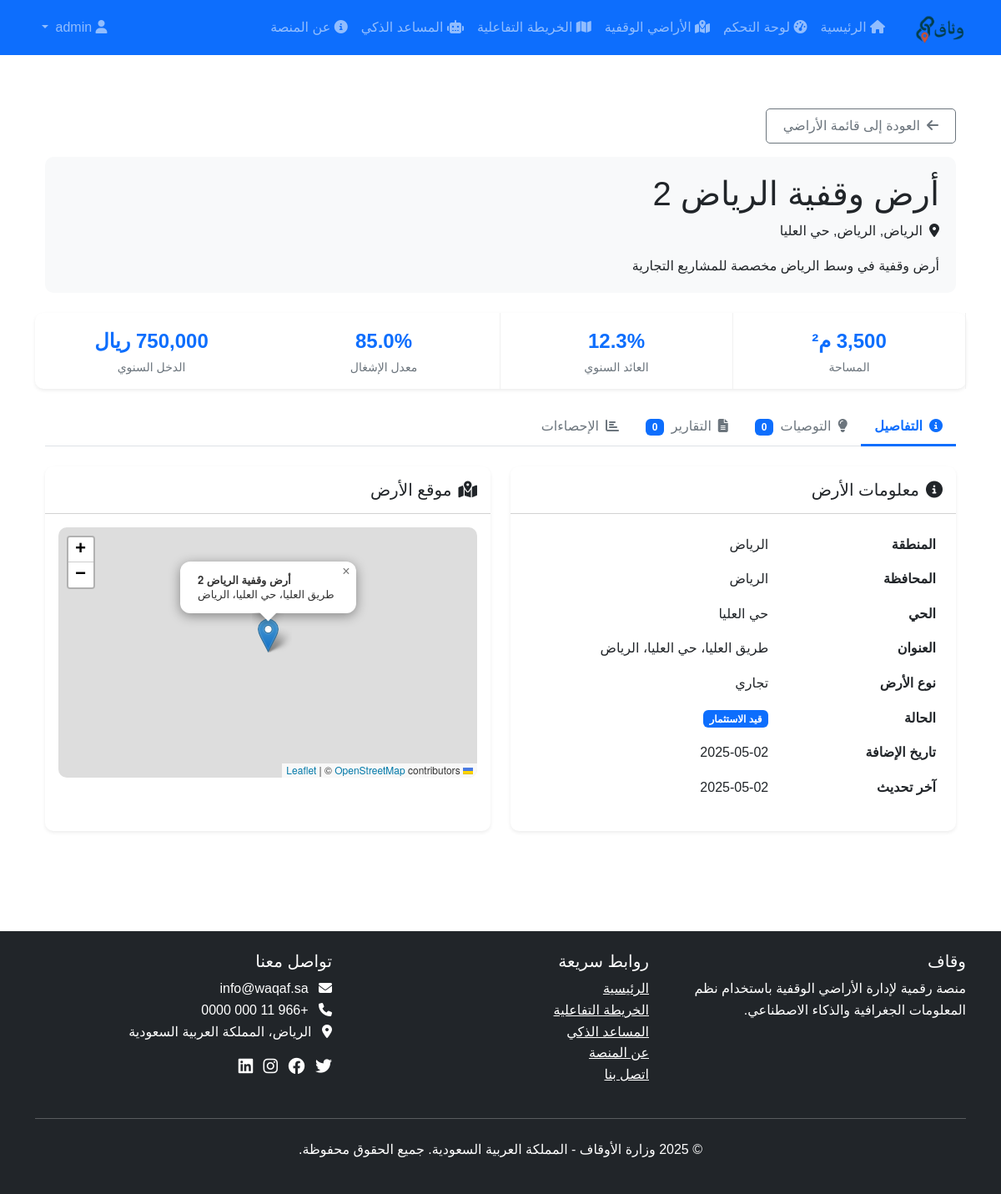
The app's page /lands/2 (signed in) with its own data.
### app/models/land.py (models this page shows, shortened)
class Land(db.Model):
    __tablename__ = 'lands'
    id = db.Column(db.Integer, primary_key=True)
    uuid = db.Column(db.String(36), unique=True, default=lambda: str(uuid.uuid4()))
    name = db.Column(db.String(100), nullable=False)
    description = db.Column(db.Text)
    region = db.Column(db.String(50), index=True)  # Northern, Southern, Eastern, Western, Central
    city = db.Column(db.String(50))
    district = db.Column(db.String(100))
    address = db.Column(db.String(200))
    latitude = db.Column(db.Float, nullable=False)
    longitude = db.Column(db.Float, nullable=False)
    area = db.Column(db.Float)  # in square meters
    land_type = db.Column(db.String(50))  # residential, commercial, agricultural, etc.
    status = db.Column(db.String(50))  # available, under development, invested, etc.
    annual_return = db.Column(db.Float)  # annual return percentage
    occupancy_rate = db.Column(db.Float)  # occupancy rate percentage
    water_usage = db.Column(db.Float)  # water usage in cubic meters
    yearly_income = db.Column(db.Float)  # yearly income in SAR
    geom = db.Column(db.Text)  # GeoJSON representation of the land geometry
    created_at = db.Column(db.DateTime, default=datetime.utcnow)
    updated_at = db.Column(db.DateTime, default=datetime.utcnow, onupdate=datetime.utcnow)
    reports = db.relationship('Report', backref='land', lazy='dynamic')
    recommendations = db.relationship('Recommendation', backref='land', lazy='dynamic')
    statistics = db.relationship('Statistic', backref='land', lazy='dynamic')

### app/lands/views.py (the view)
@lands.route('/<int:land_id>')
@login_required
def view(land_id):
    lands_count = Land.query.count()
    if lands_count == 0:
        ensure_demo_data()
        if not Land.query.get(land_id):
            return redirect(url_for('lands.index'))
    land = Land.query.get_or_404(land_id)
    recommendations = Recommendation.query.filter_by(land_id=land.id).all()
    reports = Report.query.filter_by(land_id=land.id).all()
    statistics = {}
    stats = Statistic.query.filter_by(land_id=land.id).all()
    for stat in stats:
        if stat.category not in statistics:
            statistics[stat.category] = []
        statistics[stat.category].append(stat)
    return render_template('lands/view.html', land=land, recommendations=recommendations, reports=reports, statistics=statistics)

### app/models/user.py (called while the page is built)
@login_manager.user_loader
def load_user(user_id):
    return User.query.get(int(user_id))

    def is_admin(self):
        return self.role == 'admin'

### app/templates/lands/view.html (shortened to what this page needs)
{% extends 'base.html' %}
{% block content %}
<div class="container py-4">
    <div class="mb-3">
        <a href="{{ url_for('lands.index') }}" class="btn btn-outline-secondary">
            <i class="fas fa-arrow-left me-2"></i>العودة إلى قائمة الأراضي
        </a>
    </div>
    <div class="land-header mb-4">
        <div class="row align-items-center">
            <div class="col-md-8">
                <h1 class="mb-2">{{ land.name }}</h1>
                <p class="mb-3">
                    <i class="fas fa-map-marker-alt me-2"></i>{{ land.region }}, {{ land.city }}, {{ land.district }}
                </p>
                <p class="mb-0">{{ land.description }}</p>
            </div>
        </div>
    </div>
    <div class="row land-stats mb-4">
        <div class="col-md-3 land-stat">
            <div class="land-stat-value">{{ '{:,.0f}'.format(land.area) }} م²</div>
            <div class="land-stat-label">المساحة</div>
        </div>
        <div class="col-md-3 land-stat">
            <div class="land-stat-value">{{ land.annual_return }}%</div>
            <div class="land-stat-label">العائد السنوي</div>
        </div>
        <div class="col-md-3 land-stat">
            <div class="land-stat-value">{{ land.occupancy_rate }}%</div>
            <div class="land-stat-label">معدل الإشغال</div>
        </div>
        <div class="col-md-3 land-stat">
            <div class="land-stat-value">{{ '{:,.0f}'.format(land.yearly_income) }} ريال</div>
            <div class="land-stat-label">الدخل السنوي</div>
        </div>
    </div>
    <ul class="nav nav-tabs mb-4" id="landTabs" role="tablist">
        <li class="nav-item" role="presentation">
            <button class="nav-link active" id="details-tab" data-bs-toggle="tab" data-bs-target="#details" type="button" role="tab" aria-controls="details" aria-selected="true">
                <i class="fas fa-info-circle me-2"></i>التفاصيل
            </button>
        </li>
        <li class="nav-item" role="presentation">
            <button class="nav-link" id="recommendations-tab" data-bs-toggle="tab" data-bs-target="#recommendations" type="button" role="tab" aria-controls="recommendations" aria-selected="false">
                <i class="fas fa-lightbulb me-2"></i>التوصيات
                <span class="badge bg-primary ms-1">{{ recommendations|length }}</span>
            </button>
        </li>
        <li class="nav-item" role="presentation">
            <button class="nav-link" id="reports-tab" data-bs-toggle="tab" data-bs-target="#reports" type="button" role="tab" aria-controls="reports" aria-selected="false">
                <i class="fas fa-file-alt me-2"></i>التقارير
                <span class="badge bg-primary ms-1">{{ reports|length }}</span>
            </button>
        </li>
        <li class="nav-item" role="presentation">
            <button class="nav-link" id="statistics-tab" data-bs-toggle="tab" data-bs-target="#statistics" type="button" role="tab" aria-controls="statistics" aria-selected="false">
                <i class="fas fa-chart-bar me-2"></i>الإحصاءات
            </button>
        </li>
    </ul>
    <div class="tab-content" id="landTabsContent">
        <div class="tab-pane fade show active" id="details" role="tabpanel" aria-labelledby="details-tab">
            <div class="row">
                <div class="col-md-6 mb-4">
                    <div class="card border-0 shadow-sm h-100">
                        <div class="card-header bg-white py-3">
                            <h5 class="card-title mb-0">
                                <i class="fas fa-info-circle me-2"></i>معلومات الأرض
                            </h5>
                        </div>
                        <div class="card-body">
                            <table class="table table-borderless">
                                <tbody>
                                    <tr>
                                        <th width="40%">المنطقة</th>
                                        <td>{{ land.region }}</td>
                                    </tr>
                                    <tr>
                                        <th>المحافظة</th>
                                        <td>{{ land.city }}</td>
                                    </tr>
                                    <tr>
                                        <th>الحي</th>
                                        <td>{{ land.district }}</td>
                                    </tr>
                                    <tr>
                                        <th>العنوان</th>
                                        <td>{{ land.address }}</td>
                                    </tr>
                                    <tr>
                                        <th>نوع الأرض</th>
                                        <td>{{ land.land_type }}</td>
                                    </tr>
                                    <tr>
                                        <th>الحالة</th>
                                        <td>
                                            {% if land.status == 'available' %}
                                                <span class="badge bg-success">متاحة للاستثمار</span>
                                            {% elif land.status == 'invested' %}
                                                <span class="badge bg-primary">قيد الاستثمار</span>
                                            {% elif land.status == 'under_development' %}
                                                <span class="badge bg-warning text-dark">قيد التطوير</span>
                                            {% else %}
                                                <span class="badge bg-secondary">{{ land.status }}</span>
                                            {% endif %}
                                        </td>
                                    </tr>
                                    <tr>
                                        <th>تاريخ الإضافة</th>
                                        <td>{{ land.created_at.strftime('%Y-%m-%d') }}</td>
                                    </tr>
                                    <tr>
                                        <th>آخر تحديث</th>
                                        <td>{{ land.updated_at.strftime('%Y-%m-%d') }}</td>
                                    </tr>
                                </tbody>
                            </table>
                        </div>
                    </div>
                </div>
                <div class="col-md-6 mb-4">
                    <div class="card border-0 shadow-sm h-100">
                        <div class="card-header bg-white py-3">
                            <h5 class="card-title mb-0">
                                <i class="fas fa-map-marked-alt me-2"></i>موقع الأرض
                            </h5>
                        </div>
                        <div class="card-body">
                            <div id="land-map" class="land-map"></div>
                        </div>
                    </div>
                </div>
            </div>
        </div>
    </div>
</div>
{% endblock %}

### app/static/css/style.css (style rules this page uses)
body { font-family: 'Tajawal', Arial, sans-serif; line-height: 1.6; }
:root { --primary-color: #0d6efd; --secondary-color: #6c757d; --success-color: #198754; --info-color: #0dcaf0; --warning-color: #ffc107; --danger-color: #dc3545; --light-color: #f8f9fa; --dark-color: #212529; }
.card { border-radius: 10px; overflow: hidden; transition: all 0.3s ease; }
.btn { border-radius: 5px; padding: 8px 20px; transition: all 0.3s ease; }

### app/templates/lands/view.html (style rules this page uses)
.land-header { background-color: #f8f9fa; border-radius: 10px; padding: 20px; }
.land-stats { background-color: #fff; border-radius: 10px; box-shadow: 0 0.125rem 0.25rem rgba(0, 0, 0, 0.075); }
.land-stat { padding: 15px; text-align: center; border-right: 1px solid #f0f0f0; }
.land-stat:last-child { border-right: none; }
.land-stat-value { font-size: 1.5rem; font-weight: bold; color: #0d6efd; }
.land-stat-label { font-size: 0.875rem; color: #6c757d; }
.land-map { height: 300px; border-radius: 10px; }
.nav-tabs .nav-link { border: none; border-bottom: 3px solid transparent; color: #6c757d; }
.nav-tabs .nav-link.active { border-bottom: 3px solid #0d6efd; color: #0d6efd; background-color: transparent; font-weight: bold; }

### records on screen
Land: name "أرض وقفية الرياض 2", region "الرياض", city "الرياض", district "حي العليا", description "أرض وقفية في وسط الرياض مخصصة للمشاريع التجارية", annual_return "12.3", occupancy_rate "85.0", address "طريق العليا، حي العليا، الرياض", land_type "تجاري", created_at "2025-05-02", updated_at "2025-05-02"

### other values on screen
{{ recommendations|length }} "0"
{{ reports|length }} "0"
